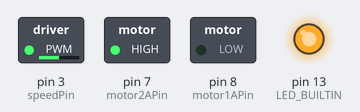
The sketch below on a simulated Arduino Nano, built with avr-gcc and run on an emulated ATmega328P. Shown: switched loads named in the sketch (green lamp = pin HIGH), output pins drawn as LEDs (lit = HIGH).

Above: at 0.1 s.
Timing chart, 0 to 1.6 s (numbered marks = the images above):
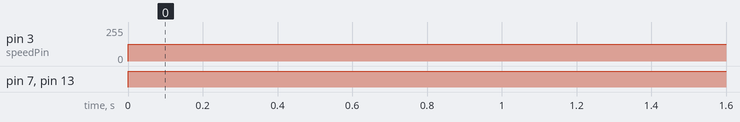

Measured:
- by itself, pin 3 (speedPin): 0/255 → 127/255 at 0.00 s
- by itself, pin 7 (motor2APin), pin 13 (LED_BUILTIN): LOW → HIGH at 0.00 s

The sketch:

hbridge_motor_test.ino
```cpp
/*
Motor via H-bridge via arduino nano.
*/


int speedPin = 3; // H-bridge enable pin for speed control
int motor1APin = 8; // H-bridge leg 1
int motor2APin = 7; // H-bridge leg 2
int speed_value_motor1; // value for motor speed

void setup() {
    // set digital i/o pins as outputs:
    pinMode(speedPin, OUTPUT);
    pinMode(motor1APin, OUTPUT);
    pinMode(motor2APin, OUTPUT);
    pinMode(LED_BUILTIN, OUTPUT);
}

void loop() {
    digitalWrite(LED_BUILTIN, HIGH); // status LED is always on

   // put motor in forward motion
   digitalWrite(motor1APin, LOW);
   digitalWrite(motor2APin, HIGH);

   // control the speed 0 - 255
   speed_value_motor1 = 127; // half speed
   analogWrite(speedPin, speed_value_motor1); // PWM controlled speed
}
```
